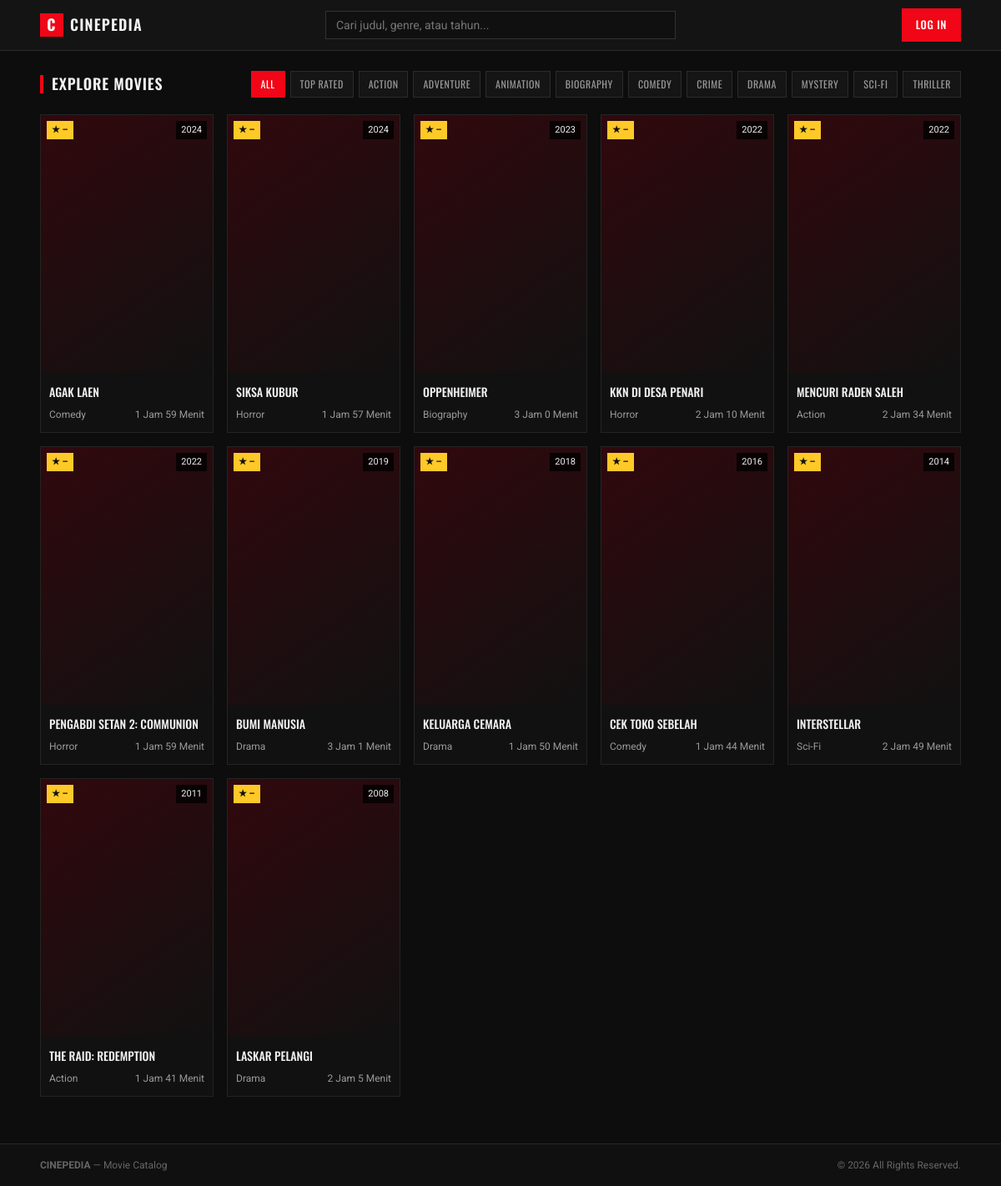
The page / on the database its author committed.
### tables this page shows
CREATE TABLE IF NOT EXISTS movies (
    id INT AUTO_INCREMENT PRIMARY KEY,
    title VARCHAR(255) NOT NULL,
    genre VARCHAR(100) NOT NULL,
    release_year INT NOT NULL,
    duration VARCHAR(50) DEFAULT NULL,
    synopsis TEXT DEFAULT NULL,
    poster_url VARCHAR(255) DEFAULT NULL,
    trailer_url VARCHAR(255) DEFAULT NULL,
    created_at TIMESTAMP DEFAULT CURRENT_TIMESTAMP
);

### includes/init.php (called while the page is built, shortened)
<?php
function e($v): string
{
    return htmlspecialchars((string)($v ?? ''), ENT_QUOTES, 'UTF-8');
}
function url(string $path = ''): string
{
    return BASE_URL . $path;
}

### index.php (the view, shortened to what this page needs)
<?php
require_once __DIR__ . '/includes/init.php';
$q     = trim($_GET['q'] ?? '');
$genre = in_array($_GET['genre'] ?? '', GENRES, true) ? $_GET['genre'] : '';
$sort  = ($_GET['sort'] ?? '') === 'top' ? 'top' : 'new';
$where  = [];
$params = [];
$sql = 'SELECT m.*, COALESCE(AVG(r.rating), 0) AS avg_rating, COUNT(r.id) AS review_count
        FROM movies m LEFT JOIN reviews r ON r.movie_id = m.id'
     . ($where ? ' WHERE ' . implode(' AND ', $where) : '')
     . ' GROUP BY m.id '
     . ($sort === 'top' ? 'ORDER BY avg_rating DESC, review_count DESC, m.title' : 'ORDER BY m.release_year DESC, m.title');
$stmt = $pdo->prepare($sql);
$stmt->execute($params);
$movies = $stmt->fetchAll();
function tab_url(string $genre, string $sort, string $q): string
{
    $p = array_filter(['q' => $q, 'genre' => $genre, 'sort' => $sort === 'top' ? 'top' : '']);
    return url('/index.php') . ($p ? '?' . http_build_query($p) : '');
}
require __DIR__ . '/includes/header.php';
?>
<div class="page-heading">
  <h1><span class="bar"></span> EXPLORE MOVIES</h1>
  <nav class="filter-tabs" aria-label="Filter">
    <a class="tab <?= $genre === '' && $sort === 'new' ? 'active' : '' ?>" href="<?= e(tab_url('', 'new', $q)) ?>">ALL</a>
    <a class="tab <?= $sort === 'top' ? 'active' : '' ?>" href="<?= e(tab_url('', 'top', $q)) ?>">TOP RATED</a>
    <?php foreach (GENRES as $g): ?>
      <a class="tab <?= $genre === $g ? 'active' : '' ?>" href="<?= e(tab_url($g, 'new', $q)) ?>"><?= e(strtoupper($g)) ?></a>
    <?php endforeach; ?>
  </nav>
</div>
<?php if (!$movies): ?>
  <div class="empty">
    <h2>Film tidak ditemukan</h2>
    <p>Coba kata kunci atau filter lain.</p>
    <a class="btn btn-primary" href="<?= e(url('/index.php')) ?>">LIHAT SEMUA FILM</a>
  </div>
<?php else: ?>
  <div class="movie-grid">
    <?php foreach ($movies as $m): ?>
      <a class="movie-card" href="<?= e(url('/movie/?id=' . $m['id'])) ?>">
        <div class="poster-wrap">
          <span class="badge badge-rating">★ <?= $m['review_count'] ? number_format((float)$m['avg_rating'], 1) : '–' ?></span>
          <span class="badge badge-year"><?= e($m['release_year']) ?></span>
        </div>
        <div class="card-info">
          <h2><?= e($m['title']) ?></h2>
          <div class="card-meta"><span><?= e($m['genre']) ?></span><span><?= e($m['duration']) ?></span></div>
        </div>
      </a>
    <?php endforeach; ?>
  </div>
<?php endif; ?>
<?php require __DIR__ . '/includes/footer.php'; ?>

### assets/style.css (style rules this page uses)
:root { color-scheme: dark; --bg: #0d0d0d; --panel: #181818; --panel-2: #222; --border: #2a2a2a; --text: #f1f1f1; --muted: #9a9a9a; --accent: #f00616; --accent-hover: #d90010; --gold: #ffc928; --error: #ff6974; --ok: #b8d9bd; }
* { box-sizing: border-box; margin: 0; padding: 0; }
html { scroll-behavior: smooth; }
body { min-height: 100vh; display: flex; flex-direction: column; background: var(--bg); color: var(--text); font-family: "Roboto", Arial, sans-serif; font-size: 14px; line-height: 1.5; -webkit-font-smoothing: antialiased; }
a { color: inherit; }
h1, h2, h3, .brand, .btn, .tab { font-family: "Oswald", Impact, sans-serif; }
.page-heading { display: flex; align-items: center; justify-content: space-between; gap: 16px; flex-wrap: wrap; }
.page-heading h1 { display: flex; align-items: center; gap: 10px; font-size: 18px; font-weight: 600; letter-spacing: .8px; }
.bar { width: 4px; height: 22px; background: var(--accent); }
.filter-tabs { display: flex; flex-wrap: wrap; gap: 6px; }
.tab { padding: 6px 11px; background: #151515; border: 1px solid #2b2b2b; color: #999; font-size: 12px; letter-spacing: .5px; text-decoration: none; transition: .15s; }
.tab.active { background: var(--accent); border-color: var(--accent); color: #fff; }
.movie-grid { display: grid; grid-template-columns: repeat(5, minmax(0, 1fr)); gap: 16px; }
.movie-card { display: block; overflow: hidden; background: #111; border: 1px solid #242424; text-decoration: none; transition: transform .25s, border-color .25s; }
.poster-wrap { position: relative; overflow: hidden; aspect-ratio: 2 / 3; background: linear-gradient(145deg, #31080d, #111); }
.badge { position: absolute; top: 7px; padding: 3px 6px; font-size: 11px; font-weight: 700; }
.badge-rating { left: 7px; background: var(--gold); color: #111; }
.badge-year { right: 7px; background: rgba(0, 0, 0, .78); color: #eee; font-weight: 400; }
.card-info { padding: 12px 10px; }
.card-info h2 { margin-bottom: 8px; font-size: 14px; font-weight: 500; text-transform: uppercase; overflow: hidden; text-overflow: ellipsis; white-space: nowrap; }
.card-meta { display: flex; justify-content: space-between; gap: 8px; color: var(--muted); font-size: 12px; }
.card-meta span:first-child { overflow: hidden; text-overflow: ellipsis; white-space: nowrap; }

### rows shown on the page
movies: release_year "2024", title "AGAK LAEN", genre "Comedy", duration "1 Jam 59 Menit"
movies: release_year "2024", title "SIKSA KUBUR", genre "Horror", duration "1 Jam 57 Menit"
movies: release_year "2023", title "OPPENHEIMER", genre "Biography", duration "3 Jam 0 Menit"
movies: release_year "2022", title "KKN DI DESA PENARI", genre "Horror", duration "2 Jam 10 Menit"
movies: release_year "2022", title "MENCURI RADEN SALEH", genre "Action", duration "2 Jam 34 Menit"
movies: release_year "2022", title "PENGABDI SETAN 2: COMMUNION", genre "Horror", duration "1 Jam 59 Menit"
movies: release_year "2019", title "BUMI MANUSIA", genre "Drama", duration "3 Jam 1 Menit"
movies: release_year "2018", title "KELUARGA CEMARA", genre "Drama", duration "1 Jam 50 Menit"
movies: release_year "2016", title "CEK TOKO SEBELAH", genre "Comedy", duration "1 Jam 44 Menit"
movies: release_year "2014", title "INTERSTELLAR", genre "Sci-Fi", duration "2 Jam 49 Menit"
movies: release_year "2011", title "THE RAID: REDEMPTION", genre "Action", duration "1 Jam 41 Menit"
movies: release_year "2008", title "LASKAR PELANGI", genre "Drama", duration "2 Jam 5 Menit"

### other values the page prints
$g "ACTION"
$g "ADVENTURE"
$g "ANIMATION"
$g "BIOGRAPHY"
$g "COMEDY"
$g "CRIME"
$g "DRAMA"
$g "MYSTERY"
$g "SCI-FI"
$g "THRILLER"
